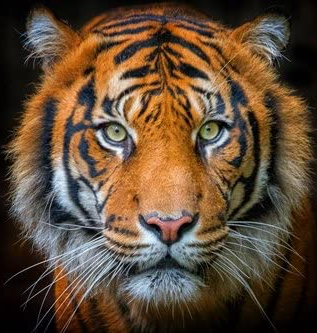
#> input picture HW3/jag.png, 317 x 333 px
$ python problem1.py
#> lines starting #> are read from the running program, lines starting #| are printed output that depends on the picture
from sys import path
from numpy.core.numeric import cross
import pydicom as pyd
import numpy as np
import matplotlib.pyplot as plt
from PIL import Image


def pad_img(img,kernel,pad='zero'):
    x,y = img.shape
    #figure out by how much to extend image by
    k_x,k_y = np.ceil(kernel.shape[0]/2).astype(int),np.ceil(kernel.shape[1]/2).astype(int)
    #copy over the values
    copy = np.zeros((x+k_x,y+k_y))
    k_x,k_y = np.floor(kernel.shape[0]/2).astype(int),np.floor(kernel.shape[1]/2).astype(int)
    for i in range(0,x):
        for j in range(0,y):
            copy[i+k_x,j+k_y] = img[i,j]
    if pad =='same':
        copy[0:k_x,:] = copy[k_x,:]
        copy[-1*k_x:,:] = copy[-1*k_x,:]
        for e in range(0,k_y):
            copy[:,e]= copy[:,k_y]
        for e in range(-1*k_y,-1):
            copy[:,e] = copy[:, e]
    return copy

def convolution(mat,k,pad='zero'):
    kernel = k.T # required kernel flip
    divisor =  np.sum(kernel[:])
    if divisor ==0:
        divisor = 1
    out= cross_corr(mat,kernel)/divisor
    return out


def cross_corr(mat,kernel,norm_input=False):
    #traditional padding
    p_img = pad_img(mat,kernel=kernel)
    #figure out dimensions
    dx,dy = kernel.shape
    k_x,k_y = np.floor(kernel.shape[0]/2).astype(int),np.floor(kernel.shape[1]/2).astype(int)
    out_img = np.zeros(p_img.shape)
    #iterate through the image
    for i in range(k_x,p_img.shape[0]-k_x):
        for j in range(k_y,p_img.shape[1]-k_y):
            flat_t = kernel.flatten()
            flat_p_img = p_img[i-k_x:i-k_x+dx ,j-k_y:j-k_y+dy].flatten()
            #normalize input to get -1 to 1 output
            if norm_input:
                flat_p_img = flat_p_img-np.mean(flat_p_img)
                flat_p_img = (flat_p_img )/np.linalg.norm(flat_p_img)
            #zero norm occurs when vector is zero. output is zero
            if np.any( np.isnan(flat_p_img)):
                out_img[i,j]= 0
            else:
                out_img[i,j]= np.dot(flat_t , flat_p_img)
    #crop out the true output
    final_out = out_img[k_x:k_x+mat.shape[0],k_y:k_y+mat.shape[1] ]
    # plus one is due to range being [0,x) not inclusive
    return final_out

def my_imfilt(img,kernel,pad='same'):
    if len(img.shape) >2 and  img.shape[2] >1:
        output = np.zeros(img.shape)
        for e in range(0,img.shape[2]):
            output[:,:,e] = convolution(img[:,:,e],kernel,pad=pad)
    else:
        output = convolution(img,kernel,pad=pad)
    return output

def problem1():
    img =   np.array(Image.open('jag.png'))
#> img is the input picture: shape (333, 317, 4); mean R, G, B, A 96.4, 75.1, 55.2, 255
    kernel = np.ones((9,7))
    output = my_imfilt(img,kernel=kernel)
#> the loop in my_imfilt, `for e in range(0,img.shape[2]):` made 4 passes
#> pass 1, in cross_corr, `p_img = pad_img(mat,kernel=kernel)`:
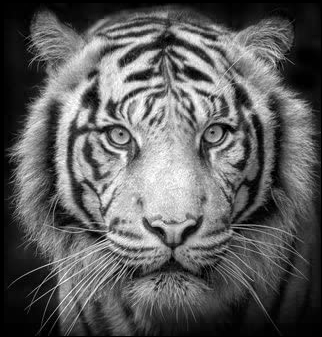
#> p_img: shape (337, 322) float64; min 0, max 255, mean 93.8
#> pass 1, in convolution, `out= cross_corr(mat,kernel)/divisor`:
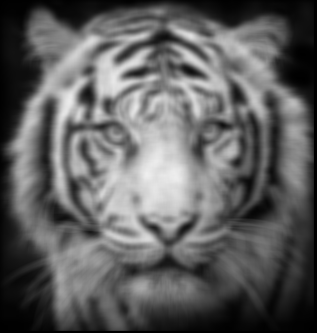
#> out: shape (333, 317) float64; min 0, max 238.7, mean 96
#> pass 2, in cross_corr (call 2), `p_img = pad_img(mat,kernel=kernel)`:
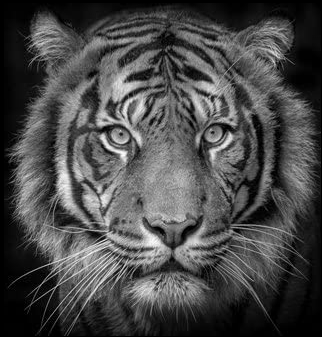
#> p_img: shape (337, 322) float64; min 0, max 255, mean 73.1
#> pass 2, in convolution (call 2), `out= cross_corr(mat,kernel)/divisor`:
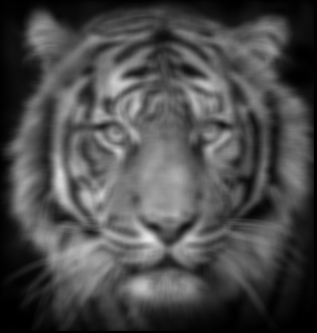
#> out: shape (333, 317) float64; min 0, max 233.5, mean 74.9
#> after the loop in my_imfilt, `for e in range(0,img.shape[2]):`:
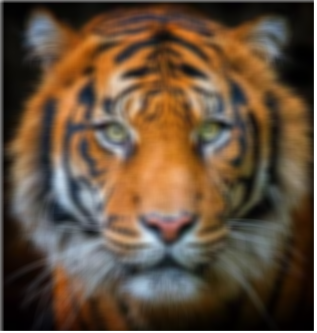
#> output: shape (333, 317, 4) float64; mean R, G, B, A 96, 74.9, 55.1, 249.3; transparent parts drawn white
    plt.figure()
    plt.subplot(131)
    plt.imshow(output[:,:,0])
    plt.subplot(132)
    plt.imshow(output[:,:,1])
    plt.subplot(133)
    plt.imshow(output[:,:,2])
    plt.show()
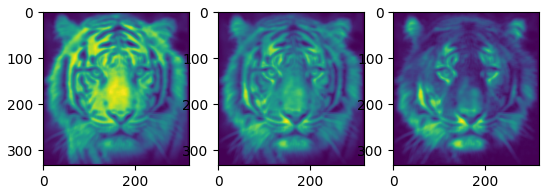
#> figure drawn by matplotlib, 3 panels

if __name__=="__main__":
    problem1()
